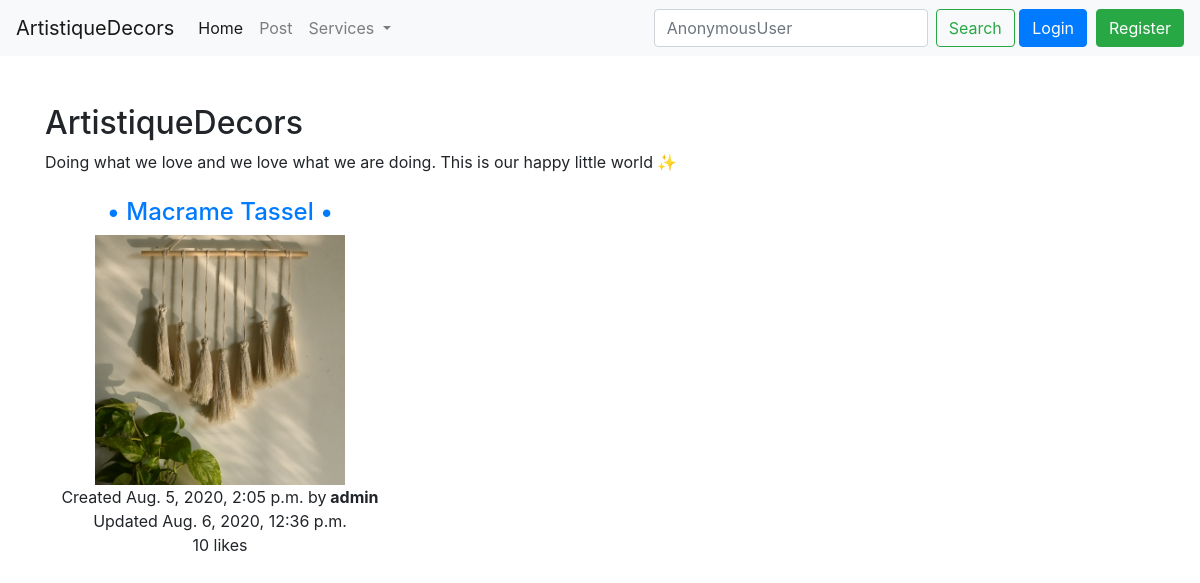
The page / on the database its author committed.
### myapp/models.py (models this page shows, shortened)
class TimeStamp(models.Model):
	created_at = models.DateTimeField(auto_now_add = True)
	updated_at = models.DateTimeField(auto_now = True)
	user = models.ForeignKey(User,on_delete = models.CASCADE)
	class Meta:
		abstract = True

class Post(TimeStamp):
	title = models.CharField(max_length = 100,verbose_name = 'Title')
	description = models.TextField()
	image = models.ImageField(upload_to='')
	likes = models.IntegerField(default = 0)

### myapp/views.py (the view)
# urls.py: path('',index,name = 'index'),
def index(request):
	p = Post.objects.all()
	context = {'posts':p}
	return render(request,'index.html',context)

### myapp/templates/index.html (shortened to what this page needs)
<!DOCTYPE html>
<html>
<head>
</head>
<body>
{% extends 'base.html' %}
{% block content %}
	<b><h2>ArtistiqueDecors</h2></b>
	Doing what we love and we love what we are doing.
This is our happy little world ✨
<div class="row">
	{% for i in posts %}
		<div class="col-md-4">
		<center><br><b><h4><a href ="{% url 'myapp:detail' i.pk %}">{{i.title}}</a></h4></b>
		<img src="{{i.image.url}}" height="250" ><br>
		Created {{i.created_at}} by<b> {{i.user}}</b><br>
		Updated {{i.updated_at}}<br>
		{{i.likes}} likes<br></center>
		</div>
	{% endfor %}
</div>
{% endblock %}

### rows shown on the page
Post: title "• Macrame Tassel •", image (picture), created_at "Aug. 5, 2020, 2:05 p.m.", user "admin", updated_at "Aug. 6, 2020, 12:36 p.m.", likes "10"
